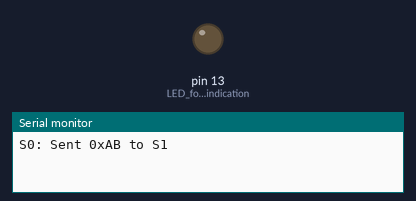
Bench run of a sketch on a simulated Arduino Mega 2560, built with avr-gcc and run on an emulated ATmega2560. On the bench: output pins drawn as LEDs (lit = HIGH), the last lines printed to the serial monitor.

Above: at 2.0 s.
At 20.16 s:
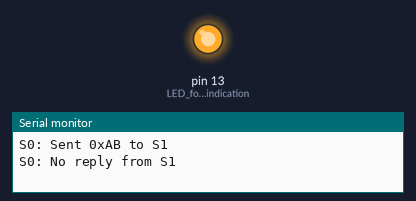
Timing chart, 0 to 23.2 s (numbered marks = the images above):
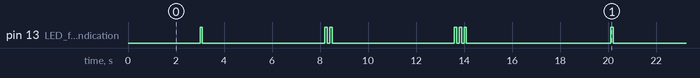

The sketch:

S0.ino
```cpp
// Define all constants globally
#define FRAME_SIZE     5
#define START_MARKER   0b01111110   // 0x7E
#define END_MARKER     0b01111111   // 0x7F

// Addresses. The address is specified using 4 bits
#define S0_ID          0b0000
#define S1_ID          0b0001
#define S2_ID          0b0010
#define S3_ID          0b0011
#define S4_ID          0b0100
#define S5_ID          0b0101
#define W1_ID          0b1001
#define W2_ID          0b1010

uint16_t data_S1;
char     info_W1_port_D2[5];
char     info_W1_port_D3[5];
char     info_W2_port_D2[5];
char     info_W2_port_D3[5];
char     info_S1[16];
char     info_W1[16];
char     info_W2[16];

// The blinkLED function takes a parameter "count" – the number of LED blinks.
void BlinkLED(int count) {
  for (int i = 0; i < count; i++) {
    digitalWrite(LED_BUILTIN, HIGH); // Turn on the LED
    delay(200);                      // Wait 200 ms
    digitalWrite(LED_BUILTIN, LOW);  // Turn off the LED
    delay(200);                      // Wait 200 ms before the next blink
  }
}

void BlinkLEDERR(int count) { //blinkLED function used to show that an error has occured
  for (int i = 0; i < count; i++) {
    digitalWrite(LED_BUILTIN, HIGH);
    delay(100);
    digitalWrite(LED_BUILTIN, LOW);
    delay(100);
  }
}


// [Start Marker] [Source (4 bits) | Destination (4 bits)] [Data (16 bits)] [End Marker]
void buildPacket(byte packet[FRAME_SIZE], byte src, byte dest, uint16_t data16) {
  packet[0] = START_MARKER;
  packet[1] = (byte)((src & 0x0F) << 4) | (byte)(dest & 0x0F);
  packet[2] = (byte)(data16 >> 8);
  packet[3] = (byte)(data16 & 0xFF);
  packet[4] = END_MARKER;
}

void nibbleToCStr(byte value, char outBuf[5]) {// takes last 4 bits of every byte of data and transforms it into a string
  byte nib = value & 0x0F;
  for (int i = 0; i < 4; ++i) {
    outBuf[i] = '0' + ((nib >> (3 - i)) & 1);
  }
  outBuf[4] = '\0';
}

void sendRequest(byte src, byte dest, uint16_t requestData, const char* msgSent, const char* msgFail) {
  byte packet[FRAME_SIZE];
  buildPacket(packet, src, dest, requestData);
  Serial1.write(packet, FRAME_SIZE);
  Serial.println(msgSent);

  unsigned long startTime = millis();
  bool responseReceived = false;
  byte response[FRAME_SIZE];
  byte respSrc = 0;

  while (millis() - startTime < 2000) {
    if (Serial1.available() >= FRAME_SIZE) {
      int bytesRead = Serial1.readBytes(response, FRAME_SIZE);
      if (bytesRead == FRAME_SIZE &&
          response[0] == START_MARKER &&
          response[4] == END_MARKER &&
          ((response[1] & 0x0F) == src)) {
        respSrc = (response[1] >> 4) & 0x0F;
        responseReceived = true;
        break;
      }
    }
  }

  if (responseReceived) {
    uint16_t receivedData = ((uint16_t)response[2] << 8)
                          | ((uint16_t)response[3]);
    if (respSrc == S1_ID) {
      strcpy(info_S1, "S1");
      Serial.print("Response from S1: ");
      Serial.println(receivedData);
      data_S1 = receivedData;
      BlinkLED(1);
    }
    else if (respSrc == W1_ID) {
      strcpy(info_W1, "W1");
      byte highByte = response[2];
      byte lowByte  = response[3];

      nibbleToCStr(highByte, info_W1_port_D2);
      nibbleToCStr(lowByte,  info_W1_port_D3);

      Serial.print("W1 response, first 4 bits: ");
      Serial.println(info_W1_port_D2);
      Serial.print("W1 response, last 4 bits: ");
      Serial.println(info_W1_port_D3);
      BlinkLED(2);
    }
    else if (respSrc == W2_ID) {
      strcpy(info_W2, "W2");
      byte highByte_W2 = response[2];
      byte lowByte_W2  = response[3];

      nibbleToCStr(highByte_W2, info_W2_port_D2);
      nibbleToCStr(lowByte_W2,  info_W2_port_D3);

      Serial.print("W2 response, first 4 bits: ");
      Serial.println(info_W2_port_D2);
      Serial.print("W2 response, last 4 bits: ");
      Serial.println(info_W2_port_D3);
      BlinkLED(3);
    }
  }
  else {
    if (dest == S1_ID) {
      Serial.println("S0: No reply from S1");
      data_S1 = 0;
      strcpy(info_S1, "XX");
      BlinkLEDERR(1);
    }
    else if (dest == W1_ID) {
      Serial.println("S0: No reply from W1");
      strcpy(info_W1_port_D2, "0000");
      strcpy(info_W1_port_D3, "0000");
      strcpy(info_W1, "XX");
      BlinkLEDERR(2);
    }
    else if (dest == W2_ID) {
      Serial.println("S0: No reply from W2");
      strcpy(info_W2_port_D2, "0000");
      strcpy(info_W2_port_D3, "0000");
      strcpy(info_W2, "XX");
      BlinkLEDERR(3);
    }
  }

}


//-----------------------------------------------------------------------------------------------------------------------------------------
// SETUP and LOOP
//-----------------------------------------------------------------------------------------------------------------------------------------
void setup() {
  Serial.begin(9600);             // USB Serial for debugging
  Serial1.begin(9600);            // Hardware Serial1 for communication with S1
  pinMode(LED_BUILTIN, OUTPUT);   // LED for error indication
  delay(1000);
}

void loop() {
  sendRequest(S0_ID, S1_ID, 0b1111111111111111, "S0: Sent 0xAB to S1", "S0: No reply from S1");
  delay(3000);
  sendRequest(S0_ID, W1_ID, 0b1111111111111111, "S0: Sent 0xAB to W1", "S0: No reply from W1");
  delay(3000);
  sendRequest(S0_ID, W2_ID, 0b1111111111111111, "S0: Sent 0xAB to W2", "S0: No reply from W2");
  delay(3000);

  Serial.println("<====================================================================================================>");
  Serial.println(info_S1 + String(" = ") + data_S1 + String(" ================================================================================ " + String("S0-----> PC")));
  Serial.println("                         ||                                              ||                         ");
  Serial.println(String("                         ")+ info_W1 + String("                                              ")+ info_W2 + String("                         "));
  Serial.println("                        /  \\                                            /  \\                        ");
  Serial.println("                       /    \\                                          /    \\                       ");
  Serial.println("                      /      \\                                        /      \\                      ");
  Serial.println(String("                    ") + info_W1_port_D2 + String("    ") + info_W1_port_D3 + String("                                    ") + info_W2_port_D2 + String("    ") + info_W2_port_D3 + String("                     "));
  Serial.println("<====================================================================================================>");
}
```

Measured:
- by itself, pin 13 (LED_for_error_indication): repeats every 17.1 s: LOW 5.1 s, HIGH 0.10 s, LOW 0.10 s, HIGH 0.10 s, LOW 5.1 s, 2 × (HIGH 0.10 s, LOW 0.10 s), HIGH 0.10 s, LOW 6.0 s, HIGH 0.10 s
- by itself, everything shown: repeats every 17.1 s, in 12 steps
